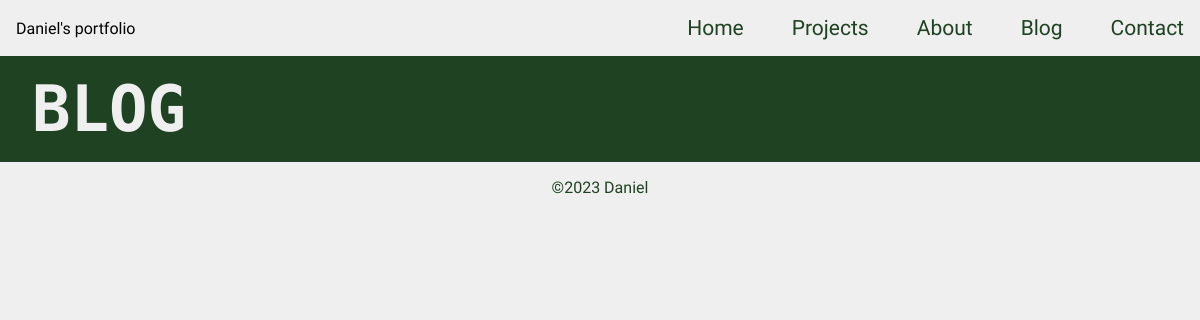
/blog/, run on an earlier commit of the app's database.
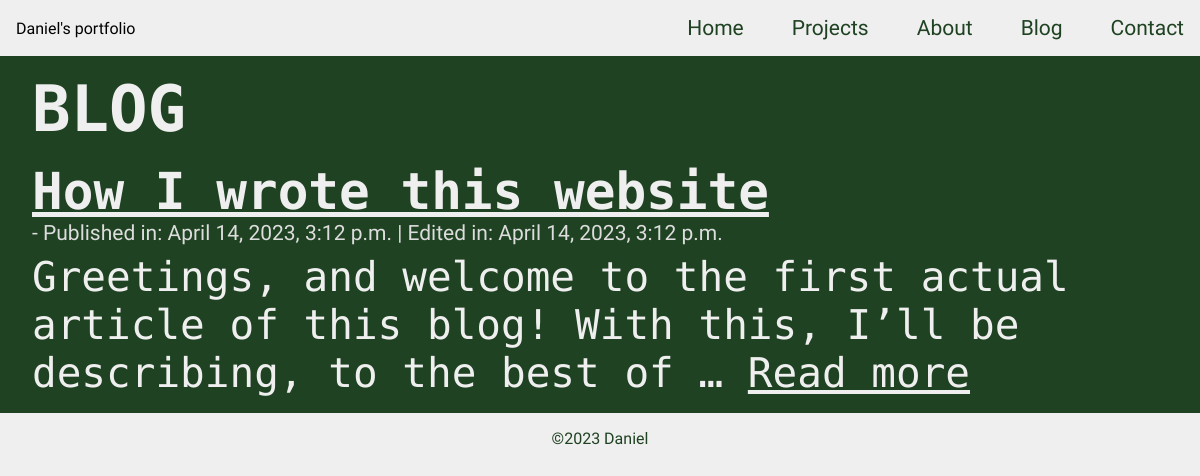
And on a later commit of the database.
### blog/models.py (models this page shows, shortened)
class Article(models.Model):
    title = models.CharField(null=True, max_length=100)
    content = models.TextField(null=True)
    pub_date = models.DateTimeField(timezone.now(), auto_now_add=True)
    edit_date = models.DateTimeField(null=True)
    class Meta:
        ordering = ['-pub_date']

### blog/views.py (the view)
# urls.py: path("", views.index, name="blog-index"),
def index(request):
    return render(request, "blog/index.html",{
        "articles": Article.objects.all()
    })

### blog/templates/blog/index.html (shortened to what this page needs)
{% extends "base-header.html" %}
{% block body %}
    <div class="mainboiler">
        <div class="bp">
            <h1 class="bp-maintitle">BLOG</h1>
             {% for article in articles %}
                <div class="article desktop">
                    <div class="bp">
                        <div class="flex flex-alignit-c">
                            <div>
                                <h2 class="bp">
                                    <a href="{% url 'article-number' article.id %}" class="bp-title">{{ article.title }}</a>
                                </h2>
                                {% if article.edit_date.year == NULL %}
                                    <p class="bp-date"> - Published in: {{ article.pub_date }}</p>
                                {% else %}
                                    <p class="bp-date"> - Published in: {{ article.pub_date }} | Edited in: {{ article.edit_date }}</p>
                                {% endif %}
                            </div>
                        </div>
                    </div>
                    <h3 class="bp-articlebody">{{ article.content|safe|truncatewords:20 }}<span> <a href="{% url 'article-number' article.id %}">Read more</a></span></h3>
                </div>
            {% endfor %}
        </div>
    </div>
{% endblock %}

What changed in the data, as far as the page shows it:
added Article: title "How I wrote this website", pub_date "April 14, 2023, 3:12 p.m.", edit_date "April 14, 2023, 3:12 p.m.", content "Greetings, and welcome to the first actual article of this blog! With this, I’ll be describing, to the best of …"
